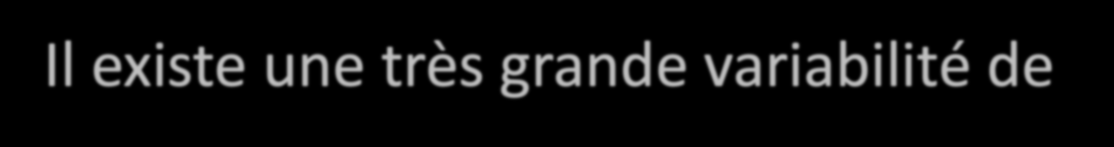
#> input picture src/assets/schemas/Paris_Phase_4_H_p104_4.png, 2227 x 293 px (shown at 1/2 size); its folder holds 4 pictures in this run
$ python optimize_schemas_images.py
#> lines starting #> are read from the running program, lines starting #| are printed output that depends on the picture
import os
from PIL import Image

schemas_dir = "public/images/schemas"
total_orig = 0
total_new = 0

for root, dirs, files in os.walk(schemas_dir):
    for f in files:
        if f.lower().endswith((".png", ".jpg", ".jpeg")):
            p = os.path.join(root, f)
            orig_sz = os.path.getsize(p)
            total_orig += orig_sz
            try:
                im = Image.open(p)
#> im is the input picture: PIL image 2227x293 RGB; min 0, max 192, mean 15.2
                w, h = im.size
#> w = 2227; h = 293
                if w > 1400 or h > 1400:
                    im.thumbnail((1400, 1400), Image.Resampling.LANCZOS)
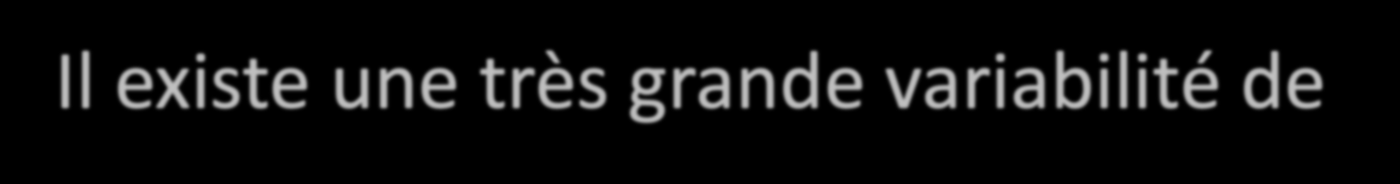
#> im: PIL image 1400x184 RGB; min 0, max 192, mean 15.2

                if f.lower().endswith(".png"):
                    # Optimize PNG (convert to RGBA or RGB depending on transparency)
                    if im.mode == "RGBA":
                        im.save(p, format="PNG", optimize=True)
                    else:
                        im.convert("RGB").save(p, format="JPEG", quality=85, optimize=True)
                else:
                    im.convert("RGB").save(p, format="JPEG", quality=85, optimize=True)

                new_sz = os.path.getsize(p)
                total_new += new_sz
            except Exception as e:
                total_new += orig_sz
                print(f"Error on {p}: {e}")

print(f"\nAll schemas optimized: {total_orig/1024/1024:.2f} MB -> {total_new/1024/1024:.2f} MB!")

$ run again, on src/assets/schemas/Paris_Phase_4_H_p113_7.png
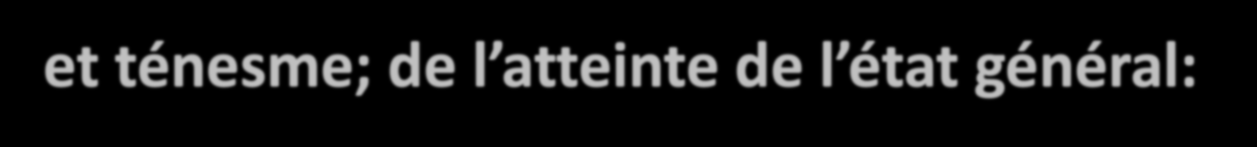
#> input picture src/assets/schemas/Paris_Phase_4_H_p113_7.png, 2514 x 294 px (shown at 1/2 size)
#> im is the input picture: PIL image 2514x294 RGB; min 0, max 192, mean 21
#> `im.thumbnail((1400, 1400), Image.Resampling.LANCZOS)`:
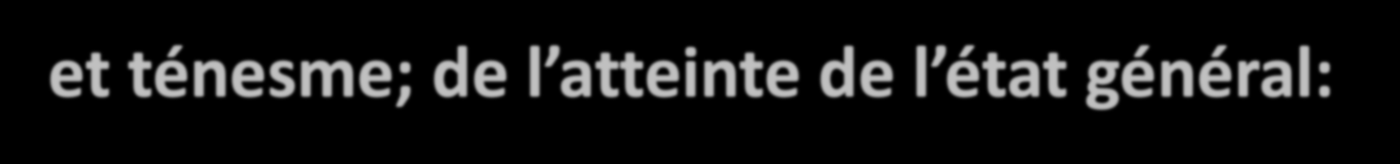
#> im: PIL image 1400x164 RGB; min 0, max 192, mean 21
